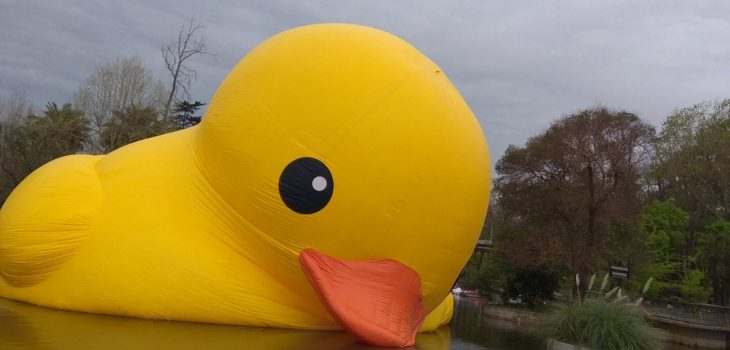
#> input picture tutorial/images/pato.jpg, 730 x 350 px
$ python morphological.py
#> lines starting #> are read from the running program, lines starting #| are printed output that depends on the picture; after the words box and inside, x2 and y2 are one past the last pixel; in counts of white or black regions, pixels touching at a corner belong together
import numpy as np
import cv2 as cv

# Funcion de callback para switch
def updateMorpho(_):
    x = cv.getTrackbarPos('Tamaño', 'image')
    morphological(x)

# Funcion de callback
def thresholding(x):
    global img, thresh
    _, thresh = cv.threshold(img, x, 255, cv.THRESH_BINARY)
    updateMorpho(0)

# Funcion de callback
def morphological(x):
    kernelTypes = [cv.MORPH_RECT, cv.MORPH_ELLIPSE, cv.MORPH_CROSS]
    global thresh, switch, k_switch
    x = int(int(x / 2) * 2 + 1)
    cv.setTrackbarPos('Tamaño', 'image', x)
    idx = cv.getTrackbarPos(k_switch, 'image')
    kernel = cv.getStructuringElement(kernelTypes[idx], (x, x))

    s = cv.getTrackbarPos(switch, 'image')
    if s == 0:
        morpho = cv.erode(thresh, kernel, iterations = 1)
    else:
        morpho = cv.dilate(thresh, kernel, iterations = 1)
    cv.imshow('image', morpho)

img = cv.imread('images/pato.jpg', 0)
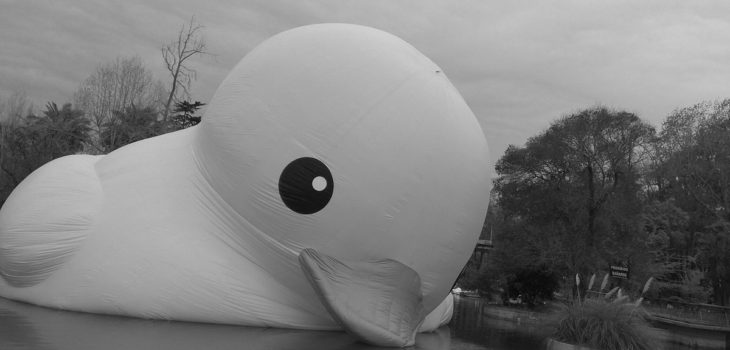
#> img: shape (350, 730); min 3, max 215, mean 125.2
_, thresh = cv.threshold(img, 127, 255, cv.THRESH_BINARY)
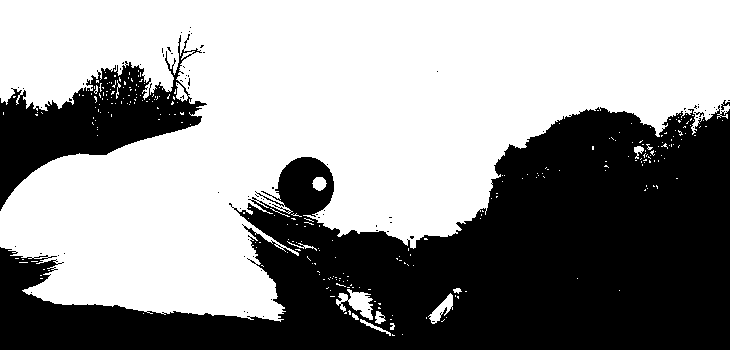
#> thresh: shape (350, 730); 57.6% white; 80 black regions (76 under 20 px), largest, box (x1, y1, x2, y2) and area: (0, 105, 730, 350) 95537, (0, 34, 207, 211) 12643, (721, 100, 730, 110) 37, (694, 112, 704, 117) 21
# Crea ventana de nombre 'image'
cv.namedWindow('image')

# Crea trackbars para manejar el tamano del filtro
cv.createTrackbar('Tamaño', 'image', 1, 50, morphological)

# Crea switch para elegir la operacion morfologica
switch = '0: Erode \n1: Dilate\n'
cv.createTrackbar(switch, 'image', 0, 1, updateMorpho)

# Crea switch para elegir el tipo de kernel
k_switch = '0: Rect \n1: Ellipse\n2: Cross\n'
cv.createTrackbar(k_switch, 'image', 0, 2, updateMorpho)

# Define umbral de binarizacion
cv.createTrackbar('Umbral', 'image', 127, 255, thresholding)

cv.imshow('image', thresh)

while(True):
    k = cv.waitKey(1)
#> (key Esc is pressed here)
    # Tecla 'Esc' cierra el programa
    if k == 27:
        break
cv.destroyAllWindows()

$ run again, with tutorial/images/arcoiris.jpg copied over tutorial/images/pato.jpg
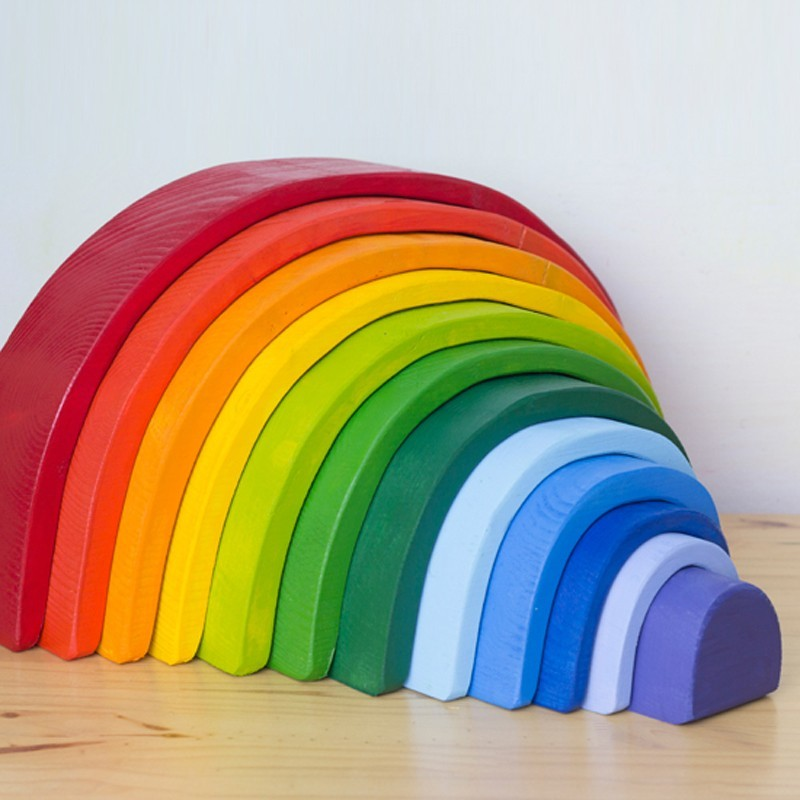
#> input picture tutorial/images/arcoiris.jpg, 800 x 800 px
#> `img = cv.imread('images/pato.jpg', 0)`:
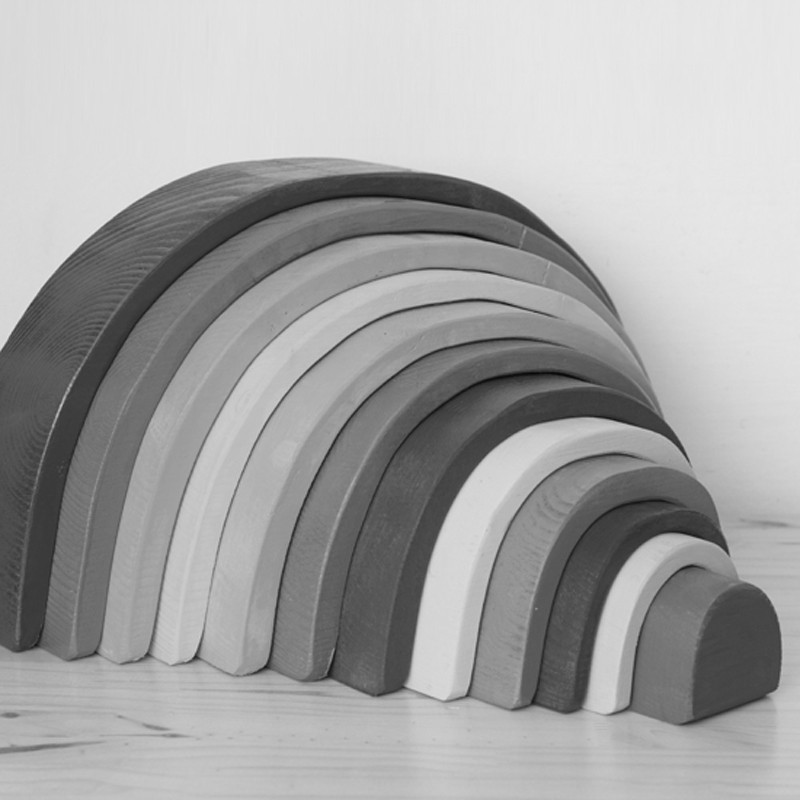
#> img: shape (800, 800); min 7, max 233, mean 164.9
#> `_, thresh = cv.threshold(img, 127, 255, cv.THRESH_BINARY)`:
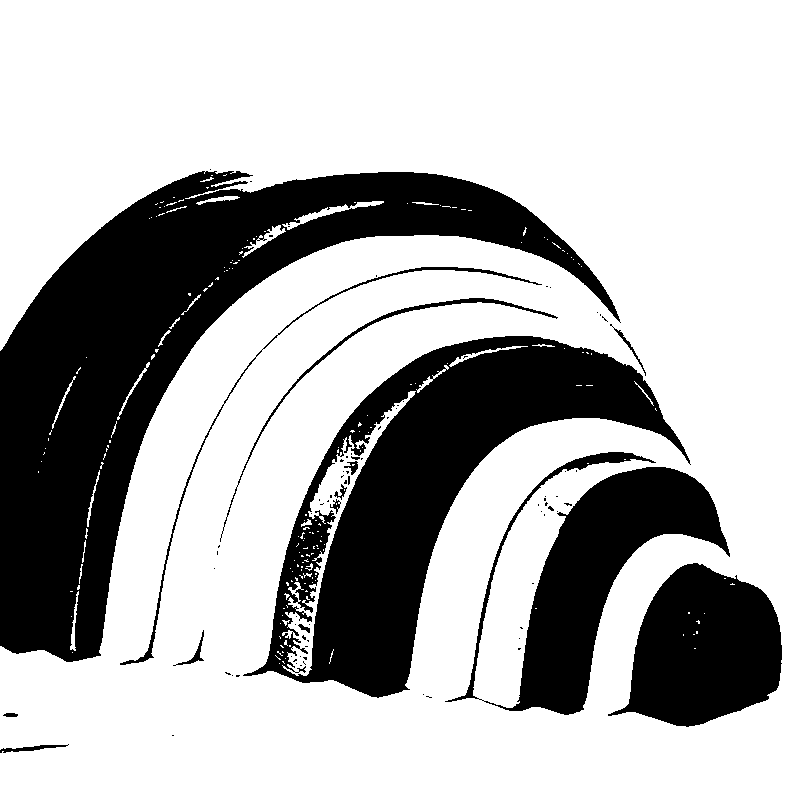
#> thresh: shape (800, 800); 70.6% white; 83 black regions (68 under 20 px), largest, box (x1, y1, x2, y2) and area: (0, 171, 621, 662) 87349, (243, 336, 691, 698) 54561, (445, 452, 730, 715) 23471
